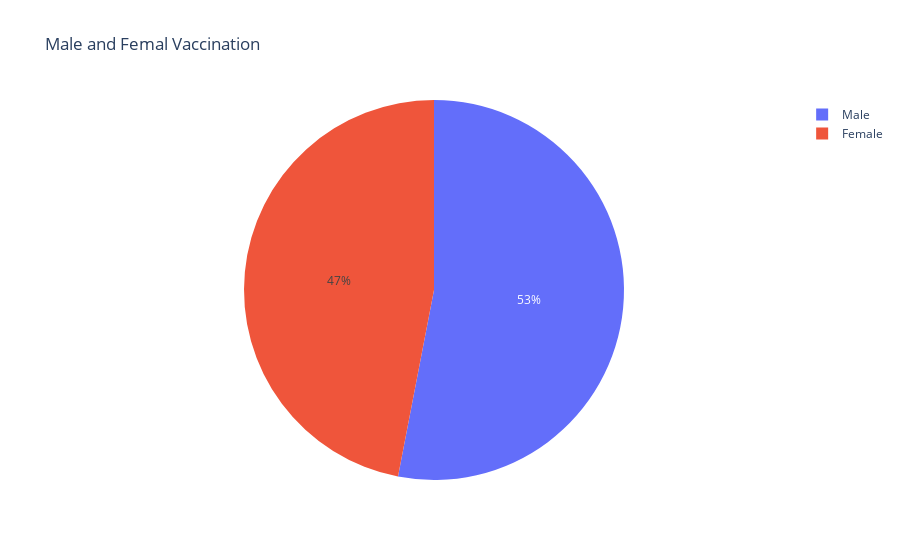

The notebook cell saved with this chart:
### Markdown cell above
## 4) Pie chart of Male and Females Vaccinated

### Code cell
# male vs female vaccination

male  = C19VAC["Male(Individuals Vaccinated)"].sum()
female  = C19VAC["Female(Individuals Vaccinated)"].sum()

px.pie(names=["Male", "Female"], values = [male, female], title = "Male and Femal Vaccination")

### Figure 1 — Plotly figure (JSON) as saved in the notebook; plotly's stock layout.template omitted (floating-point values rounded to 4 significant figures)
{"data": [{"domain": {"x": [0, 1], "y": [0, 1]}, "hovertemplate": "label=%{label}<br>value=%{value}<extra></extra>", "labels": ["Male", "Female"], "legendgroup": "", "name": "", "showlegend": true, "type": "pie", "values": [7138698858, 6321628736]}], "layout": {"legend": {"tracegroupgap": 0}, "title": {"text": "Male and Femal Vaccination"}}}
